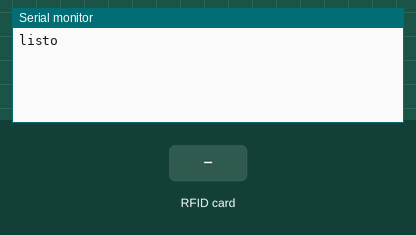
Simulated run of this sketch. Board: Arduino Uno, built with avr-gcc and run on an emulated ATmega328P. Parts: the last lines printed to the serial monitor. The inputs (shaded band) are chosen by the test bench.

Above: at 1.2 s.
1.3 s: RFID card E6 77 48 F4 held to the reader
At 2.0 s:
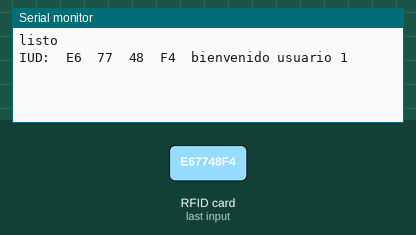
2.8 s: RFID card 57 0A CB 26 held to the reader
At 3.4 s:
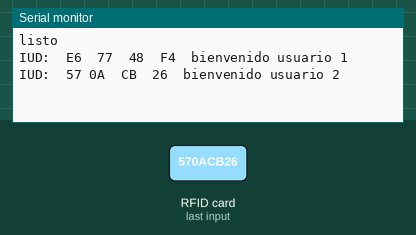
4.3 s: RFID card 5E 7A 19 C4 held to the reader
At 4.8 s:
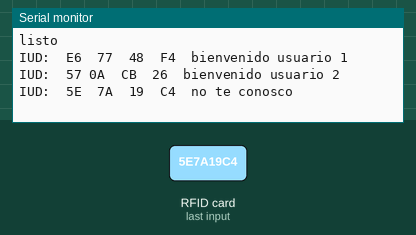

Measured:
- after the input at 1.3 s, the serial monitor: prints a new line at once (image 1)
- after the input at 2.8 s, the serial monitor: prints a new line at once (image 2)
- after the input at 4.3 s, the serial monitor: prints a new line at once (image 3)

The sketch:

v.2.ino
```cpp
//Programa que obtiene el UID de la tarjeta o llavero del kit RFID RC522, compara con
//valores previos obtenidos de UID y permite acceso con texto en monitor serie de bienvenida
//Cualquier otra tarjeta o llavero no listado muestra texto de No te conozco, es decir,
//acceso denegado. Requiere instalar libreria MFRC522


#include <SPI.h>// incluye libreria bus SPI
#include <MFRC522.h>// incluye libreria especifica para MFRC522

#define rst_pin 5// constante para referenciar pin de reset
#define ss_pin 10// constante para referenciar pin de slave select

MFRC522 mfrc522(ss_pin,rst_pin);// crea objeto mfrc522 enviando pines de slave select y reset

byte lecturauid[4];// crea array para almacenar el UID leido
byte usuario1[4] = {0xE6, 0x77, 0x48, 0xF4}; // UID de tarjeta leido en programa 1
byte usuario2[4] = {0x57, 0x0A, 0xCB, 0x26};// UID de llavero leido en programa 1
void setup()
{
  Serial.begin(9600);// inicializa comunicacion por monitor serie a 9600 bps
  SPI.begin();// inicializa bus SPI
  mfrc522.PCD_Init();// inicializa modulo lector
  Serial.println("listo");// Muestra texto Listo
}

void loop()
{
  if( ! mfrc522.PICC_IsNewCardPresent())// si no hay una tarjeta presente
      return;// retorna al loop esperando por una tarjeta

  if( ! mfrc522.PICC_ReadCardSerial())// si no puede obtener datos de la tarjeta
      return;// retorna al loop esperando por otra tarjeta

  Serial.print("IUD:");// muestra texto UID:
  for(byte i = 0; i < mfrc522.uid.size; i++)// bucle recorre de a un byte por vez el UID
  {
    if(mfrc522.uid.uidByte[i] < 0x10)// si el byte leido es menor a 0x10
    {
      Serial.print(" 0");// imprime espacio en blanco y numero cero
    }
    else// sino
    {
      Serial.print("  ");// imprime un espacio en blanco
    }
    Serial.print(mfrc522.uid.uidByte[i],HEX);// imprime el byte del UID leido en hexadecimal
    lecturauid[i] = mfrc522.uid.uidByte[i]; // almacena en array el byte del UID leido
  }

    Serial.print("\t");// imprime un espacio de tabulacion

    if(comparauid(lecturauid, usuario1))// llama a funcion comparaUID con Usuario1
        Serial.println("bienvenido usuario 1");// si retorna verdadero muestra texto bienvenida
        else if(comparauid(lecturauid, usuario2))// llama a funcion comparaUID con Usuario2
            Serial.println("bienvenido usuario 2");// si retorna verdadero muestra texto bienvenida
              else// si retorna falso
                Serial.println("no te conosco");// muestra texto equivalente a acceso denegado

        mfrc522.PICC_HaltA();// detiene comunicacion con tarjeta
}

boolean comparauid(byte lectura[], byte usuario[])// funcion comparaUID
{
  for (byte i = 0; i < mfrc522.uid.size; i++)// bucle recorre de a un byte por vez el UID
  {
    if (lectura[i] != usuario[i])// si byte de UID leido es distinto a usuario
      return(false);// retorna falso
  }
  return(true);// si los 4 bytes coinciden retorna verdadero
}
```
